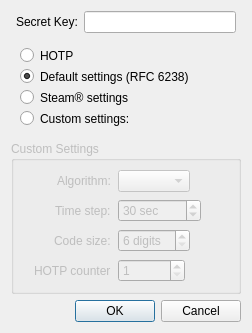
<?xml version="1.0" encoding="UTF-8"?>
<ui version="4.0">
 <class>TotpSetupDialog</class>
 <widget class="QDialog" name="TotpSetupDialog">
  <property name="geometry">
   <rect>
    <x>0</x>
    <y>0</y>
    <width>252</width>
    <height>289</height>
   </rect>
  </property>
  <property name="windowTitle">
   <string>Setup TOTP</string>
  </property>
  <layout class="QVBoxLayout" name="verticalLayout">
   <item>
    <layout class="QHBoxLayout" name="horizontalLayout_2">
     <property name="leftMargin">
      <number>5</number>
     </property>
     <property name="rightMargin">
      <number>5</number>
     </property>
     <item>
      <widget class="QLabel" name="label_3">
       <property name="text">
        <string>Secret Key:</string>
       </property>
      </widget>
     </item>
     <item>
      <widget class="QLineEdit" name="seedEdit">
       <property name="sizePolicy">
        <sizepolicy hsizetype="MinimumExpanding" vsizetype="Fixed">
         <horstretch>0</horstretch>
         <verstretch>0</verstretch>
        </sizepolicy>
       </property>
       <property name="minimumSize">
        <size>
         <width>150</width>
         <height>0</height>
        </size>
       </property>
       <property name="toolTip">
        <string>Secret key must be in Base32 format</string>
       </property>
       <property name="accessibleName">
        <string>Secret key field</string>
       </property>
      </widget>
     </item>
    </layout>
   </item>
   <item>
    <widget class="QGroupBox" name="groupBox">
     <property name="styleSheet">
      <string notr="true">border:none</string>
     </property>
     <property name="title">
      <string/>
     </property>
     <property name="flat">
      <bool>false</bool>
     </property>
     <property name="checkable">
      <bool>false</bool>
     </property>
     <layout class="QVBoxLayout" name="verticalLayout_3">
      <item>
       <widget class="QRadioButton" name="radioHOTP">
        <property name="text">
         <string>HOTP</string>
        </property>
        <attribute name="buttonGroup">
         <string notr="true">settingsButtonGroup</string>
        </attribute>
       </widget>
       </item>
       <item>
       <widget class="QRadioButton" name="radioDefault">
        <property name="text">
         <string>Default settings (RFC 6238)</string>
        </property>
        <property name="checked">
         <bool>true</bool>
        </property>
        <attribute name="buttonGroup">
         <string notr="true">settingsButtonGroup</string>
        </attribute>
       </widget>
      </item>
      <item>
       <widget class="QRadioButton" name="radioSteam">
        <property name="text">
         <string>Steam® settings</string>
        </property>
        <attribute name="buttonGroup">
         <string notr="true">settingsButtonGroup</string>
        </attribute>
       </widget>
      </item>
      <item>
       <widget class="QRadioButton" name="radioCustom">
        <property name="text">
         <string>Custom settings:</string>
        </property>
        <attribute name="buttonGroup">
         <string notr="true">settingsButtonGroup</string>
        </attribute>
       </widget>
      </item>
     </layout>
    </widget>
   </item>
   <item>
    <widget class="QGroupBox" name="customSettingsGroup">
     <property name="enabled">
      <bool>false</bool>
     </property>
     <property name="title">
      <string>Custom Settings</string>
     </property>
     <layout class="QFormLayout" name="formLayout_3">
      <property name="fieldGrowthPolicy">
       <enum>QFormLayout::ExpandingFieldsGrow</enum>
      </property>
      <property name="rowWrapPolicy">
       <enum>QFormLayout::DontWrapRows</enum>
      </property>
      <property name="labelAlignment">
       <set>Qt::AlignRight|Qt::AlignTop|Qt::AlignTrailing</set>
      </property>
      <property name="horizontalSpacing">
       <number>7</number>
      </property>
      <property name="verticalSpacing">
       <number>7</number>
      </property>
      <property name="leftMargin">
       <number>20</number>
      </property>
      <property name="rightMargin">
       <number>20</number>
      </property>
      <item row="1" column="0">
       <widget class="QLabel" name="algorithmLabel">
        <property name="text">
         <string>Algorithm:</string>
        </property>
       </widget>
      </item>
      <item row="1" column="1">
       <widget class="QComboBox" name="algorithmComboBox"/>
      </item>
      <item row="2" column="0">
       <widget class="QLabel" name="stepLabel">
        <property name="text">
         <string>Time step:</string>
        </property>
       </widget>
      </item>
      <item row="2" column="1">
       <widget class="QSpinBox" name="stepSpinBox">
        <property name="accessibleName">
         <string>Time step field</string>
        </property>
        <property name="suffix">
         <string comment="Seconds"> sec</string>
        </property>
        <property name="minimum">
         <number>1</number>
        </property>
        <property name="maximum">
         <number>86400</number>
        </property>
        <property name="value">
         <number>30</number>
        </property>
       </widget>
      </item>
      <item row="3" column="0">
       <widget class="QLabel" name="digitsLabel">
        <property name="text">
         <string>Code size:</string>
        </property>
       </widget>
      </item>
      <item row="3" column="1">
       <widget class="QSpinBox" name="digitsSpinBox">
        <property name="suffix">
         <string> digits</string>
        </property>
        <property name="minimum">
         <number>6</number>
        </property>
        <property name="maximum">
         <number>10</number>
        </property>
        <property name="singleStep">
         <number>1</number>
        </property>
       </widget>
      </item>
      <item row="4" column="0">
       <widget class="QLabel" name="hotpCounterLabel">
        <property name="text">
         <string>HOTP counter</string>
        </property>
       </widget>
      </item>
      <item row="4" column="1">
       <widget class="QSpinBox" name="HotpCounterSpinBox">
        <property name="minimum">
         <number>1</number>
        </property>
        <property name="maximum">
         <number>2147483647</number>
        </property>
       </widget>
      </item>
     </layout>
    </widget>
   </item>
   <item>
    <widget class="QDialogButtonBox" name="buttonBox">
     <property name="orientation">
      <enum>Qt::Horizontal</enum>
     </property>
     <property name="standardButtons">
      <set>QDialogButtonBox::Cancel|QDialogButtonBox::Ok</set>
     </property>
    </widget>
   </item>
  </layout>
  <zorder>customSettingsGroup</zorder>
  <zorder>buttonBox</zorder>
  <zorder>groupBox</zorder>
 </widget>
 <tabstops>
  <tabstop>seedEdit</tabstop>
  <tabstop>radioDefault</tabstop>
  <tabstop>radioSteam</tabstop>
  <tabstop>radioCustom</tabstop>
  <tabstop>algorithmComboBox</tabstop>
  <tabstop>stepSpinBox</tabstop>
  <tabstop>digitsSpinBox</tabstop>
 </tabstops>
 <resources/>
 <connections/>
 <buttongroups>
  <buttongroup name="settingsButtonGroup"/>
 </buttongroups>
</ui>
